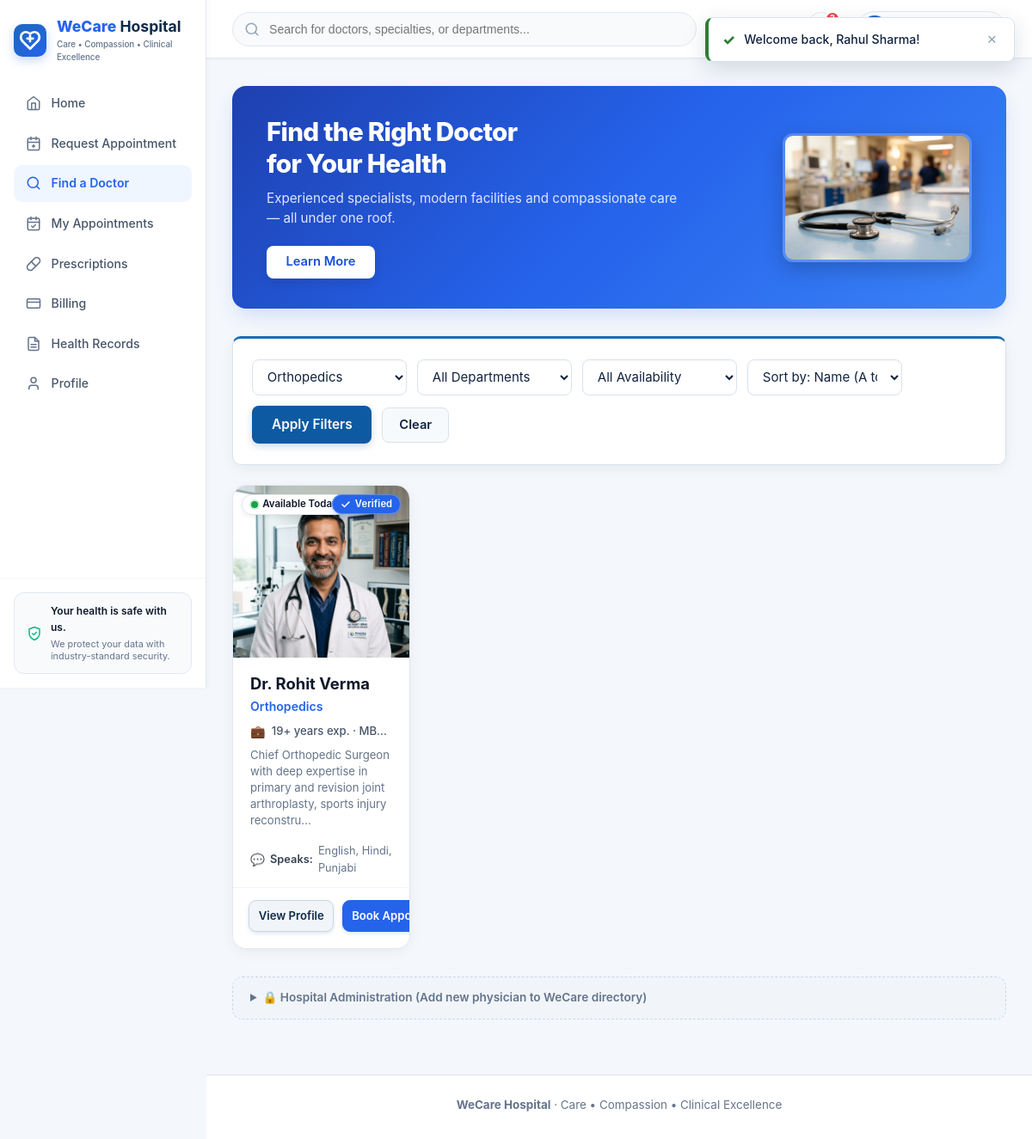
Screenshot of /doctors.php?specialty=Orthopedics (signed in) with the database file from the repository.
### tables this page shows
CREATE TABLE IF NOT EXISTS doctors (
    id INT AUTO_INCREMENT PRIMARY KEY,
    doctor_name VARCHAR(100) NOT NULL,
    specialization VARCHAR(100) NOT NULL,
    department VARCHAR(100) NOT NULL DEFAULT 'General Medicine',
    phone VARCHAR(20) NOT NULL,
    age INT NOT NULL DEFAULT 42,
    gender VARCHAR(20) NOT NULL DEFAULT 'Male',
    experience VARCHAR(50) NOT NULL DEFAULT '12+ years',
    consultation_fee DECIMAL(10, 2) NOT NULL DEFAULT 800.00,
    availability VARCHAR(50) NOT NULL DEFAULT 'Available Today',
    languages VARCHAR(100) NOT NULL DEFAULT 'English, Hindi',
    education VARCHAR(150) NOT NULL DEFAULT 'MBBS, MD',
    working_hours VARCHAR(100) NOT NULL DEFAULT '09:00 AM - 05:00 PM',
    profile_image VARCHAR(255) NULL,
    bio TEXT NULL,
    INDEX idx_spec_avail (specialization, availability)
);

### doctors.php (the view, shortened to what this page needs)
<?php
require_once __DIR__ . '/db.php';
$allSpecialties = [];
$specQ = $conn->query('SELECT DISTINCT specialization FROM doctors WHERE specialization IS NOT NULL AND specialization != "" ORDER BY specialization ASC');
if ($specQ) {
    while ($r = $specQ->fetch_assoc()) {
        $allSpecialties[] = $r['specialization'];
    }
}
$search = trim($_GET['search'] ?? '');
$filterSpecialty = trim($_GET['specialty'] ?? '');
$filterAvail = trim($_GET['availability'] ?? '');
$sort = trim($_GET['sort'] ?? 'name_asc');
$sql = 'SELECT id, doctor_name, specialization, department, phone, age, gender, experience, consultation_fee, availability, languages, education, working_hours, profile_image, bio FROM doctors WHERE 1=1';
$params = [];
$types = '';
if ($filterSpecialty !== '') {
    $sql .= ' AND specialization = ?';
    $params[] = $filterSpecialty;
    $types .= 's';
}
switch ($sort) {
    default:
        $sql .= ' ORDER BY id ASC';
        break;
}
if (!empty($params)) {
    $stmt = $conn->prepare($sql);
    $stmt->bind_param($types, ...$params);
    $stmt->execute();
    $doctors = $stmt->get_result();
} else {
    $doctors = $conn->query($sql);
}
$doctorList = [];
$doctorsDataMap = [];
$doctorPositions = [
    1  => 'center 18%',
    2  => 'center 15%',
    3  => 'center 18%',
    4  => 'center 6%',
    5  => 'center 24%',
    6  => 'center 8%',
    7  => 'center 10%',
    8  => 'center 14%',
    9  => 'center 22%',
    10 => 'center 8%',
    11 => 'center 16%',
    12 => 'center 18%',
    13 => 'center 18%',
    14 => 'center 12%',
];
if ($doctors) {
    while ($d = $doctors->fetch_assoc()) {
        $doctorList[] = $d;
        $docId = (int) $d['id'];
        $parts = explode(' ', trim($d['doctor_name']));
        $initials = '';
        foreach ($parts as $p) {
            if (strtolower($p) !== 'dr.' && strtolower($p) !== 'dr') {
                $initials .= strtoupper(substr($p, 0, 1));
            }
        }
        $initials = substr($initials, 0, 2);
        $expYears = (int) filter_var($d['experience'] ?? '', FILTER_SANITIZE_NUMBER_INT);
        $expLabel = $expYears > 0 ? ($expYears . '+ years exp.') : ($d['experience'] ?? '10+ years');
        $eduClean = $d['education'] ?? 'MBBS, MD';
        if (strpos($eduClean, ' - ') !== false) {
            $eduDegree = trim(explode(' - ', $eduClean)[0]);
        } else {
            $eduDegree = $eduClean;
        }
        $img = !empty($d['profile_image']) ? $d['profile_image'] : sprintf('assets/doctors/doctor-%02d.jpg', $docId);
        $imgPos = $doctorPositions[$docId] ?? 'center 15%';
        $doctorsDataMap[(string) $docId] = [
            'id' => $docId,
            'name' => $d['doctor_name'],
            'specialization' => $d['specialization'],
            'department' => $d['department'] ?: ($d['specialization'] . ' Department'),
            'phone' => $d['phone'] ?? '',
            'consultation_fee' => number_format((float) ($d['consultation_fee'] ?? 800), 0),
            'experience' => $d['experience'] ?? '10+ years',
            'experience_label' => $expLabel,
            'education' => $d['education'] ?? 'MBBS, MD',
            'education_degree' => $eduDegree,
            'languages' => $d['languages'] ?? 'English, Hindi',
            'availability' => $d['availability'] ?? 'Available Today',
            'working_hours' => $d['working_hours'] ?? '09:00 AM - 05:00 PM',
            'bio' => $d['bio'] ?: 'Dedicated clinical physician providing compassionate care at WeCare Hospital.',
            'profile_image' => $img,
            'object_position' => $imgPos,
            'initials' => $initials
        ];
    }
}
?>
<!DOCTYPE html>
<html lang="en">
<head>
    <link rel="stylesheet" href="style.css?v=<?php echo urlencode((string) filemtime(__DIR__ . '/style.css')); ?>">
</head>
<body class="wecare-body">
    <?php include __DIR__ . '/nav.php'; ?>
    <main class="wecare-main">
        <section class="doctors-hero-banner">
            <div class="banner-text-side">
                <h1 class="banner-title">Find the Right Doctor<br>for Your Health</h1>
                <p class="banner-subtitle">Experienced specialists, modern facilities and compassionate care — all under one roof.</p>
                <a href="#doctors-directory-grid" class="btn btn-banner-learn">Learn More</a>
            </div>
            <div class="banner-visual-side">
                <img src="images/stethoscope_banner.jpg" alt="Clinical Stethoscope" class="banner-stethoscope-img" width="1376" height="768" loading="eager" decoding="async">
            </div>
        </section>
        <section class="panel search-panel">
            <form method="get" action="doctors.php" class="doctor-filter-bar" role="search" id="doctor-search-form">
                <div class="search-select-wrap">
                    <select name="specialty" id="doctor-specialty-select" aria-label="Filter by specialty">
                        <?php foreach ($allSpecialties as $sp): ?>
                            <option value="<?php echo htmlspecialchars($sp); ?>" <?php echo $filterSpecialty === $sp ? 'selected' : ''; ?>>
                                <?php echo htmlspecialchars($sp); ?>
                            </option>
                        <?php endforeach; ?>
                    </select>
                </div>
                <div class="search-select-wrap">
                    <select name="department" id="doctor-dept-select" aria-label="Filter by department">
                        <option value="">All Departments</option>
                    </select>
                </div>
                <div class="search-select-wrap">
                    <select name="availability" id="doctor-avail-select" aria-label="Filter by availability">
                        <option value="">All Availability</option>
                    </select>
                </div>
                <div class="search-select-wrap">
                    <select name="sort" id="doctor-sort-select" aria-label="Sort doctors">
                        <option value="name_asc" <?php echo $sort === 'name_asc' ? 'selected' : ''; ?>>Sort by: Name (A to Z)</option>
                    </select>
                </div>
                <button type="submit" class="btn btn-primary-highlight">Apply Filters</button>
                <?php if ($search !== '' || $filterSpecialty !== '' || $filterAvail !== '' || $sort !== 'name_asc'): ?>
                    <a href="doctors.php" class="btn btn-secondary">Clear</a>
                <?php endif; ?>
            </form>
        </section>
        <section class="directory-section">
            <?php if (!empty($doctorList)): ?>
                <div class="doctors-grid" id="doctors-directory-grid">
                    <?php foreach ($doctorList as $row):
                        $docId = (int) $row['id'];
                        $docData = $doctorsDataMap[(string) $docId] ?? [];
                        $initials = $docData['initials'] ?? 'DR';
                        $isToday = (strpos(strtolower($row['availability'] ?? ''), 'today') !== false);
                        $img = $docData['profile_image'] ?? sprintf('assets/doctors/doctor-%02d.jpg', $docId);
                        $imgPos = $docData['object_position'] ?? ($doctorPositions[$docId] ?? 'center 15%');
                        $expLabel = $docData['experience_label'] ?? '10+ years exp.';
                        $eduDegree = $docData['education_degree'] ?? 'MBBS, MD';
                    ?>
                        <article class="doctor-card"
                            data-name="<?php echo htmlspecialchars(strtolower($row['doctor_name'])); ?>"
                            data-spec="<?php echo htmlspecialchars(strtolower($row['specialization'])); ?>"
                            data-avail="<?php echo htmlspecialchars(strtolower($row['availability'] ?? '')); ?>"
                            data-id="<?php echo $docId; ?>">
                            <div class="doctor-card-portrait-wrap">
                                <img src="<?php echo htmlspecialchars($img); ?>"
                                     alt="<?php echo htmlspecialchars($row['doctor_name']); ?>"
                                     class="doctor-card-img doc-img-<?php echo $docId; ?>"
                                     style="object-position: <?php echo $imgPos; ?>;"
                                     width="896" height="1200"
                                     loading="lazy" decoding="async"
                                     onerror="this.style.display='none'; if (this.nextElementSibling) this.nextElementSibling.style.display='flex';">
                                <span class="doctor-avail-badge <?php echo $isToday ? 'avail-today' : 'avail-tomorrow'; ?>">
                                </span>
                                <span class="doctor-verified-badge" title="WeCare Board Verified Specialist">
                                    <span>Verified</span>
                                </span>
                            </div>
                            <div class="doctor-card-body">
                                <h3 class="doctor-name"><?php echo htmlspecialchars($row['doctor_name']); ?></h3>
                                <div class="doctor-spec-blue"><?php echo htmlspecialchars($row['specialization']); ?></div>
                                <div class="doctor-meta-exp-edu" title="<?php echo htmlspecialchars($expLabel . ' · ' . $eduDegree); ?>">
                                    <span class="meta-icon" aria-hidden="true">💼</span>
                                    <span class="meta-text"><?php echo htmlspecialchars($expLabel); ?> · <?php echo htmlspecialchars($eduDegree); ?></span>
                                </div>
                                <?php if (!empty($row['bio'])): ?>
                                    <p class="doctor-short-bio">
                                        <?php echo htmlspecialchars(mb_strimwidth($row['bio'], 0, 115, '...')); ?>
                                    </p>
                                <?php endif; ?>
                                <div class="doctor-languages-row">
                                    <span class="lang-icon" aria-hidden="true">💬</span>
                                    <span class="lang-label">Speaks:</span>
                                    <span class="lang-text"><?php echo htmlspecialchars($row['languages'] ?? 'English, Hindi'); ?></span>
                                </div>
                            </div>
                            <div class="doctor-card-actions">
                                <button type="button" class="btn btn-doc-profile view-profile-btn btn-view-profile"
                                    data-doctor-id="<?php echo $docId; ?>"
                                    data-id="<?php echo $docId; ?>"
                                    data-name="<?php echo htmlspecialchars($row['doctor_name']); ?>"
                                    data-spec="<?php echo htmlspecialchars($row['specialization']); ?>"
                                    data-dept="<?php echo htmlspecialchars($docData['department'] ?? ''); ?>"
                                    data-fee="₹<?php echo $docData['consultation_fee'] ?? '800'; ?>"
                                    data-exp="<?php echo htmlspecialchars($docData['experience'] ?? ''); ?>"
                                    data-avail="<?php echo htmlspecialchars($docData['availability'] ?? ''); ?>"
                                    data-edu="<?php echo htmlspecialchars($docData['education'] ?? ''); ?>"
                                    data-lang="<?php echo htmlspecialchars($docData['languages'] ?? ''); ?>"
                                    data-hours="<?php echo htmlspecialchars($docData['working_hours'] ?? ''); ?>"
                                    data-bio="<?php echo htmlspecialchars($docData['bio'] ?? ''); ?>"
                                    data-img="<?php echo htmlspecialchars($img); ?>"
                                    data-img-pos="<?php echo $imgPos; ?>"
                                    data-initials="<?php echo htmlspecialchars($initials); ?>">
                                    View Profile
                                </button>
                                <a href="appointments.php?doctor_id=<?php echo $docId; ?>" class="btn btn-book-doc">
                                    Book Appointment &rarr;
                                </a>
                            </div>
                        </article>
                    <?php endforeach; ?>
                </div>
            <?php endif; ?>
        </section>
        <details class="staff-portal-drawer">
            <summary class="staff-portal-toggle">
                <span>🔒 Hospital Administration (Add new physician to WeCare directory)</span>
            </summary>
        </details>
    </main>
    <footer class="site-footer">
        <div class="footer-inner">
            <p><strong>WeCare Hospital</strong> · Care • Compassion • Clinical Excellence</p>
        </div>
    </footer>
</body>
</html>

### rows the page displays
doctors: profile_image (picture), doctor_name "Dr. Rohit Verma", specialization "Orthopedics", id "19+ years exp.", id "MB…", bio "Chief Orthopedic Surgeon with deep expertise in primary and revision joint arthroplasty, sports injury reconstru...", languages "English, Hindi, Punjabi"

### other values shown
form field specialty "Orthopedics"
